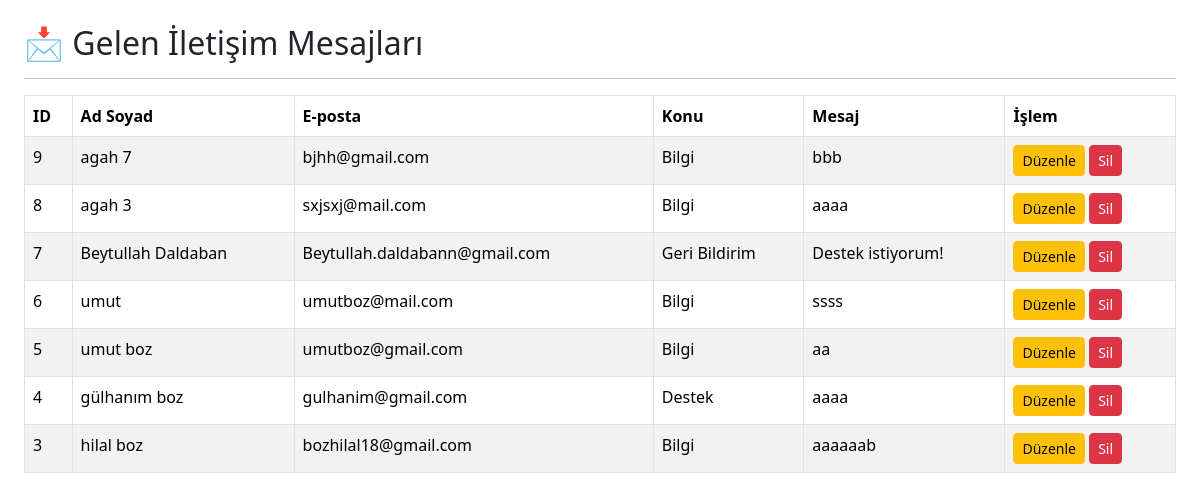
Screenshot of /iletisim-listele.php with the database file from the repository.
### tables this page shows
CREATE TABLE `iletisim` (
  `id` int(11) NOT NULL,
  `ad` varchar(100) DEFAULT NULL,
  `email` varchar(100) DEFAULT NULL,
  `konu` varchar(100) DEFAULT NULL,
  `mesaj` text DEFAULT NULL,
  `tarih` timestamp NOT NULL DEFAULT current_timestamp()
);

### classes/Database.php (called while the page is built, shortened)
<?php
abstract class Database
{
    public function __construct()
    {
        try {
            $this->db = new PDO(
                "mysql:host=localhost;dbname=ruhsagligi;charset=utf8",
                "root",
                ""
            );
        } catch (PDOException $e) {
            die("Veritabanı bağlantı hatası: " . $e->getMessage());
        }
    }
}

### classes/Iletisim.php (called while the page is built, shortened)
<?php
require_once __DIR__ . "/Database.php";
class Iletisim extends Database
{
    public function listele(): array
    {
        $sql = "SELECT * FROM iletisim ORDER BY id DESC";
        return $this->db->query($sql)->fetchAll(PDO::FETCH_ASSOC);
    }
}

### iletisim-listele.php (the view, shortened to what this page needs)
<?php
require_once __DIR__ . "/classes/Iletisim.php";
$iletisim = new Iletisim();
$veriler = $iletisim->listele();
?>
<!DOCTYPE html>
<html lang="tr">
<head>
<link href="https://cdn.jsdelivr.net/npm/bootstrap@5.3.2/dist/css/bootstrap.min.css" rel="stylesheet">
</head>
<body class="p-4">
<h2>📩 Gelen İletişim Mesajları</h2>
<hr>
<table class="table table-bordered table-striped">
<thead>
<tr>
<th>ID</th>
<th>Ad Soyad</th>
<th>E-posta</th>
<th>Konu</th>
<th>Mesaj</th>
<th>İşlem</th>
</tr>
</thead>
<tbody>
<?php foreach($veriler as $v): ?>
<tr>
<td><?= $v["id"] ?></td>
<td><?= $v["ad"] ?></td>
<td><?= $v["email"] ?></td>
<td><?= $v["konu"] ?></td>
<td><?= $v["mesaj"] ?></td>
<td>
<a href="iletisim-duzenle.php?id=<?= $v['id'] ?>"
   class="btn btn-warning btn-sm">
Düzenle
</a>
<a href="iletisim-sil.php?id=<?= $v['id'] ?>"
   class="btn btn-danger btn-sm"
   onclick="return confirm('Silmek istediğine emin misin?')">
Sil
</a>
</td>
</tr>
<?php endforeach; ?>
</tbody>
</table>

### rows the page displays
iletisim: id "9", ad "agah 7", email "bjhh@gmail.com", konu "Bilgi", mesaj "bbb"
iletisim: id "8", ad "agah 3", email "sxjsxj@mail.com", konu "Bilgi", mesaj "aaaa"
iletisim: id "7", ad "Beytullah Daldaban", email "Beytullah.daldabann@gmail.com", konu "Geri Bildirim", mesaj "Destek istiyorum!"
iletisim: id "6", ad "umut", email "umutboz@mail.com", konu "Bilgi", mesaj "ssss"
iletisim: id "5", ad "umut boz", email "umutboz@gmail.com", konu "Bilgi", mesaj "aa"
iletisim: id "4", ad "gülhanım boz", email "gulhanim@gmail.com", konu "Destek", mesaj "aaaa"
iletisim: id "3", ad "hilal boz", email "bozhilal18@gmail.com", konu "Bilgi", mesaj "aaaaaab"
